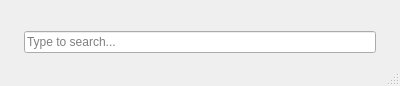
<?xml version="1.0" encoding="UTF-8"?>
<ui version="4.0">
 <class>MainWindow</class>
 <widget class="QMainWindow" name="MainWindow">
  <property name="geometry">
   <rect>
    <x>0</x>
    <y>0</y>
    <width>400</width>
    <height>62</height>
   </rect>
  </property>
  <property name="maximumSize">
   <size>
    <width>400</width>
    <height>62</height>
   </size>
  </property>
  <property name="windowTitle">
   <string>Key Runner</string>
  </property>
  <widget class="QWidget" name="centralWidget">
   <layout class="QVBoxLayout" name="verticalLayout">
    <property name="leftMargin">
     <number>24</number>
    </property>
    <property name="rightMargin">
     <number>24</number>
    </property>
    <item>
     <widget class="QLabel" name="lblSpace">
      <property name="text">
       <string/>
      </property>
     </widget>
    </item>
    <item>
     <widget class="QLineEdit" name="lineSearch">
      <property name="placeholderText">
       <string>Type to search...</string>
      </property>
     </widget>
    </item>
   </layout>
  </widget>
  <widget class="QStatusBar" name="statusBar"/>
 </widget>
 <layoutdefault spacing="6" margin="11"/>
 <resources/>
 <connections/>
</ui>
